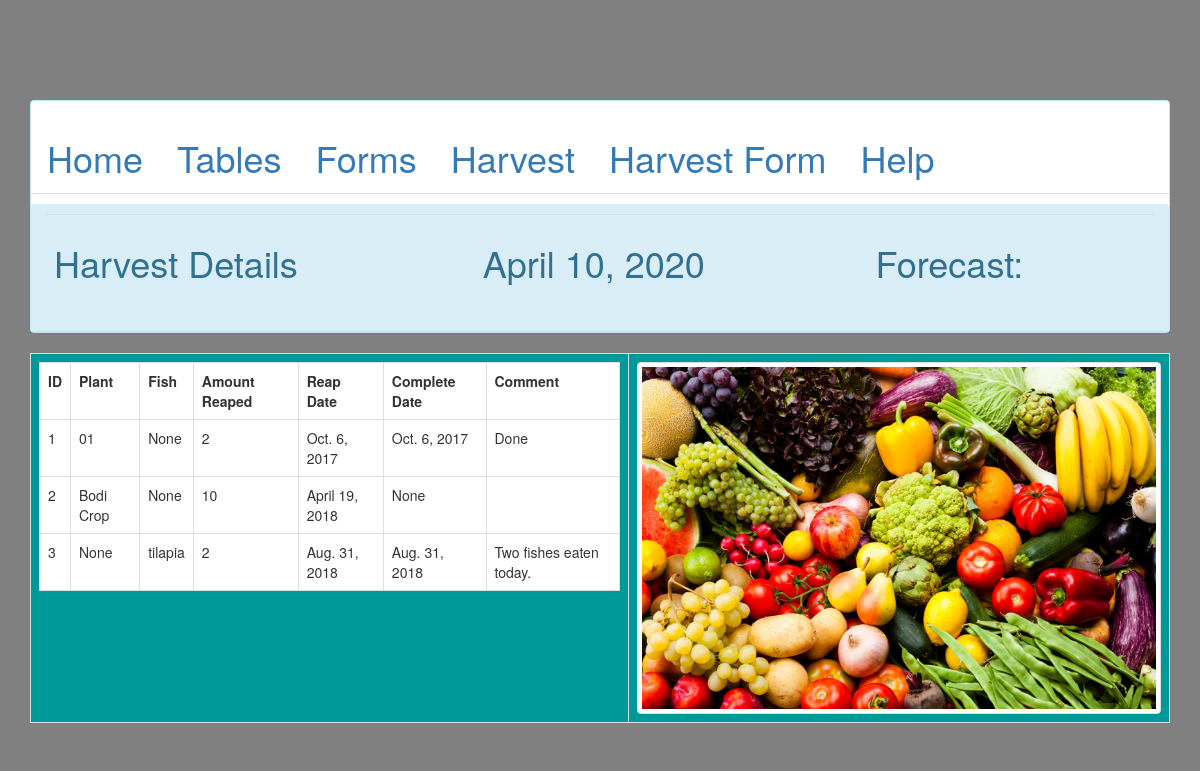
Screenshot of /aquaponics/harvest/ with the database file from the repository.
### aquaponics/models.py (models this page shows, shortened)
class harvest(models.Model):
	plant = models.ForeignKey(plant, on_delete=models.CASCADE, null=True, blank=True)
	fish = models.ForeignKey(fish, on_delete=models.CASCADE, null=True, blank=True)
	amount_reaped = models.IntegerField()
	reap_date = models.DateField(null=True, blank=True)
	harvest_complete = models.DateField(null=True, blank=True)
	comment = models.TextField(null=True, blank=True)

class plant(models.Model):
	crop = models.CharField(max_length=15)
	plant_type = models.ForeignKey(plant_type, on_delete=models.CASCADE)
	amount = models.IntegerField()
	plant_date = models.DateField('Date Planted')
	plant_time = models.TimeField('Time Planted')
	comment = models.TextField(null=True, blank=True)
	def __str__(self):
		return self.crop

class fish(models.Model):
	crop = models.CharField(max_length=15)
	fish_type = models.ForeignKey(fish_type, on_delete=models.CASCADE)
	batch = models.IntegerField()
	spawn_amount = models.IntegerField()
	spawn_date = models.DateField()
	comment = models.TextField(null=True, blank=True)
	def __str__(self):
		return self.crop

### aquaponics/views.py (the view)
def review_h(request):
    harv = harvest.objects.all()
    planttyp = plant_type.objects.all()
    fishtyp = fish_type.objects.all()
    context = {
        "harvest":harv,
        "planttyp":planttyp,
        "fishtyp":fishtyp,
        "today":today,
        "forecast":forecast,
        "icon":icon,
    }
    return render(request, 'review_harvest.html', context)

### templates/review_harvest.html
{%extends "base1.html"%}
{% load staticfiles %}
{%block title%}
<h1>Harvest Details</h1>
{%endblock%}
{%block 1%}
<table class="table table-bordered" >
<tbody bgcolor="#009999">
<tr>
<td>
<table class="table table-bordered table-hover ">
<th>ID</th>
<th>Plant</th>
<th>Fish</th>
<th>Amount Reaped</th>
<th>Reap Date</th>
<th>Complete Date</th>
<th>Comment</th>
{%for i in harvest%}
	<tr>
		<td>{{i.id}}</td>
		<td>{{i.plant}}</td>
		<td>{{i.fish}}</td>
		<td>{{i.amount_reaped}}</td>
		<td>{{i.reap_date}}</td>
		<td>{{i.harvest_complete}}</td>
		<td>{{i.comment}}</td>
	</tr>
{%endfor%}
</table>
<br>
<br>
</td>
<td>
<center><img src= {% static "images/fruits_vegetables.jpg" %} class="img-thumbnail"></center>
</td>
</tr>
</tbody>
</table>
{%endblock%}

### templates/base1.html (shortened to what this page needs)
{% load staticfiles %}
<!DOCTYPE html>
<html lang="en">
    <head>
        <link href='{% static "css/baseone.css" %}' rel="stylesheet">
        <link href='{% static "css/bootstrap.min.css" %}' rel="stylesheet">
        <link href='{% static "css/sb-admin.css" %}' rel="stylesheet">
        <link href='{% static "font-awesome/css/font-awesome.min.css" %}' rel="stylesheet" type="text/css">
        <link rel="stylesheet" href="{% static 'css/jquery-ui.css' %}">
        <link rel="stylesheet" href="{% static 'css/jquery.timepicker.css' %}">
    </head>
    <body style="background-color:grey">
        <div class ="container">
        <div class="panel panel-info">
        <h1>
        <ul class="nav nav-tabs">
          <li role="presentation"><a href="{% url 'index' %}">Home</a></li>
          <li role="presentation"><a href="{% url 'review' %}">Tables</a></li>
          <li role="presentation"><a href="{%url 'forms' %}">Forms</a></li>
          <li role="presentation"><a href="{% url 'review_h' %}">Harvest</a></li>
          <li role="presentation"><a href="{% url 'harvestform' %}">Harvest Form</a></li>
          <li role="presentation"><a href="#">Help</a></li>
        </ul>
        </h1>
          <div class="panel-heading " >
          <table class="table">
            <tr>
                <td>
                    <h1>{% block title %}Crops{%endblock%}</h1>
                </td>
                <td>
                    <h1>{{today}}</h1>
                </td>
                 <td>
			 <h1>Forecast: {{forecast}} <img src="{{icon}}"> </h1>
                </td>
            </tr>
           </table>
            </div>
          </div>
          </div>
    <div class="container">
    {%block 1%}{%endblock%}
    </div>
    </body>
    </html>

### rows the page displays
harvest: id "1", plant "01", fish "None", amount_reaped "2", reap_date "Oct. 6, 2017", harvest_complete "Oct. 6, 2017", comment "Done"
harvest: id "2", plant "Bodi Crop", fish "None", amount_reaped "10", reap_date "April 19, 2018", harvest_complete "None"
harvest: id "3", plant "None", fish "tilapia", amount_reaped "2", reap_date "Aug. 31, 2018", harvest_complete "Aug. 31, 2018", comment "Two fishes eaten today."

### other values shown
{{ today }} "April 10, 2020"
